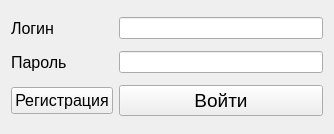
<?xml version="1.0" encoding="UTF-8"?>
<ui version="4.0">
 <class>Form</class>
 <widget class="QWidget" name="Form">
  <property name="geometry">
   <rect>
    <x>0</x>
    <y>0</y>
    <width>334</width>
    <height>134</height>
   </rect>
  </property>
  <property name="windowTitle">
   <string>Form</string>
  </property>
  <layout class="QGridLayout" name="gridLayout_2">
   <item row="0" column="0">
    <widget class="QLabel" name="label">
     <property name="font">
      <font>
       <pointsize>12</pointsize>
      </font>
     </property>
     <property name="text">
      <string>Логин</string>
     </property>
    </widget>
   </item>
   <item row="1" column="0">
    <widget class="QLabel" name="label_2">
     <property name="font">
      <font>
       <pointsize>12</pointsize>
      </font>
     </property>
     <property name="text">
      <string>Пароль</string>
     </property>
    </widget>
   </item>
   <item row="0" column="1">
    <widget class="QLineEdit" name="lineEdit_2"/>
   </item>
   <item row="1" column="1">
    <widget class="QLineEdit" name="lineEdit"/>
   </item>
   <item row="2" column="1">
    <widget class="QPushButton" name="pushButton">
     <property name="sizePolicy">
      <sizepolicy hsizetype="Minimum" vsizetype="Fixed">
       <horstretch>0</horstretch>
       <verstretch>100</verstretch>
      </sizepolicy>
     </property>
     <property name="font">
      <font>
       <pointsize>14</pointsize>
      </font>
     </property>
     <property name="text">
      <string>Войти</string>
     </property>
    </widget>
   </item>
   <item row="2" column="0">
    <widget class="QPushButton" name="pushButton_2">
     <property name="sizePolicy">
      <sizepolicy hsizetype="Minimum" vsizetype="Fixed">
       <horstretch>0</horstretch>
       <verstretch>0</verstretch>
      </sizepolicy>
     </property>
     <property name="font">
      <font>
       <pointsize>12</pointsize>
      </font>
     </property>
     <property name="text">
      <string>Регистрация</string>
     </property>
    </widget>
   </item>
  </layout>
 </widget>
 <resources/>
 <connections/>
</ui>
